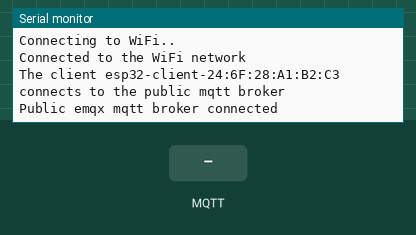
A sketch run on a simulated ESP32. Parts: the last lines printed to the serial monitor. The test bench sets the inputs (shaded band). WiFi joins after 1.5 s; servers stay silent unless stated; no MQTT or app messages arrive unless stated.

Above: at 2.7 s.
2.8 s: MQTT message "0" arrives on the first subscribed topic
At 3.7 s:
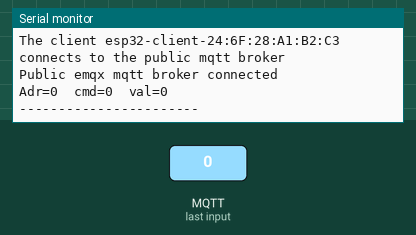
4.3 s: MQTT message "5" arrives on the first subscribed topic
At 4.8 s:
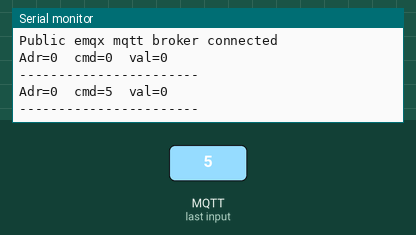

The sketch:

Test_MQTT_2.ino
```cpp
#include <WiFi.h>
#include <PubSubClient.h>

#define NROFTOPICS 5

typedef struct {
  char    *topic;    //the topic, we want to register
  uint8_t adr;       //the assigned adress of the bus device
} TTopic;

TTopic allTopics[NROFTOPICS];


void initTopics() {
  allTopics[0].topic = "T4EU/DE";      allTopics[0].adr = 0;
  allTopics[1].topic = "T4EU/DE/DE";   allTopics[1].adr = 49;
  allTopics[2].topic = "T4EU/DE/DK";   allTopics[2].adr = 94;
  allTopics[3].topic = "T4EU/DE/HR";   allTopics[3].adr = 17;
  allTopics[4].topic = "T4EU/DE/UA";   allTopics[4].adr = 21;
}

// WiFi
const char *ssid = ""; // Enter your WiFi name
const char *password = "";  // Enter WiFi password

// MQTT Broker
const char *mqtt_broker = "broker.emqx.io";

const char *mqtt_username = "emqx";
const char *mqtt_password = "public";
const int mqtt_port = 1883;


WiFiClient espClient;
PubSubClient client(espClient);

void setup() {
  Serial.begin(115200);         // Set software serial baud to 115200;
  initTopics();
  WiFi.begin(ssid, password);   // connecting to a WiFi network
  while (WiFi.status() != WL_CONNECTED) {
     delay(500);
     Serial.println("Connecting to WiFi..");
  }
  Serial.println("Connected to the WiFi network");

  client.setServer(mqtt_broker, mqtt_port);    //connecting to a mqtt broker
  client.setCallback(callback);
  while (!client.connected()) {
     String client_id = "esp32-client-";
     client_id += String(WiFi.macAddress());
     Serial.printf("The client %s connects to the public mqtt broker\n", client_id.c_str());
     if (client.connect(client_id.c_str(), mqtt_username, mqtt_password)) {
         Serial.println("Public emqx mqtt broker connected");
     } else {
         Serial.print("failed with state ");
         Serial.print(client.state());
         delay(2000);
     }
 }
 // publish and subscribe
 client.publish( allTopics[0].topic, "Hi EMQX I'm ESP32 ^^");
 for( int i=0; i<NROFTOPICS; i++ ) {
  client.subscribe( allTopics[i].topic );
 }

 }

void myMQTTReceived( uint8_t adr, int cmd, int val ) {
  Serial.print( "Adr=" );   Serial.print( adr );
  Serial.print( "  cmd=" );   Serial.print( cmd );
  Serial.print( "  val=" );   Serial.println( val );
}

//https://forum.arduino.cc/t/int-aus-string-extrahieren/143685
//thanks to jurs
int getIntFromString (char *stringWithInt, int num)
{
  char *tail;
  while (num>0)
  {
    num--;
    while ((!isdigit (*stringWithInt))&&(*stringWithInt!=0)) stringWithInt++;
    tail=stringWithInt;

    while ((isdigit(*tail))&&(*tail!=0)) tail++;
    if (num>0) stringWithInt=tail;
  }

  return atoi(stringWithInt);
}


void callback(char *topic, byte *payload, unsigned int length) {
// Serial.print("Message arrived in topic: ");
// Serial.println(topic);
// Serial.print("Message:");
// for (int i = 0; i < length; i++) {
//     Serial.print((char) payload[i]);
// }
// Serial.println(length);

  for (int i=0; i<NROFTOPICS; i++ ) {
    int cmd, val;
    if ( strcmp( topic, allTopics[i].topic )==0 ){
//      Serial.print("Adr=");
//      Serial.println( allTopics[i].adr );
      cmd = getIntFromString( (char*)payload, 1 );
      val = getIntFromString( (char*)payload, 2 );
      myMQTTReceived( allTopics[i].adr, cmd, val );
      break;
    }
  }
 Serial.println("-----------------------");
}

void loop() {
 client.loop();
}
```

Measured:
- after the input at 2.8 s, the serial monitor: prints a new line at once (image 1)
- after the input at 4.3 s, the serial monitor: prints a new line at once (image 2)
